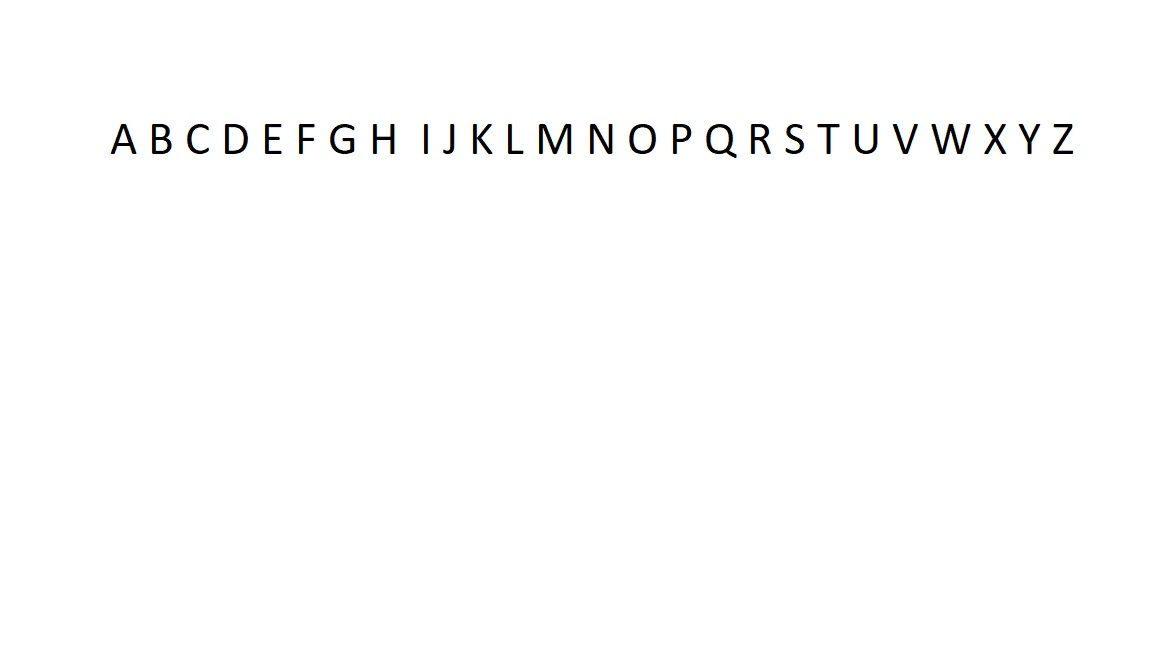
#> input picture im1.jpg, 1152 x 648 px
$ python dbase.py
#> lines starting #> are read from the running program, lines starting #| are printed output that depends on the picture; after the words box and inside, x2 and y2 are one past the last pixel; in counts of white or black regions, pixels touching at a corner belong together
import numpy as np
import cv2

BGR_im = cv2.imread("im1.jpg",1)
#> BGR_im is the input picture: shape (648, 1152, 3); mean B, G, R 252.7, 252.7, 252.7
im = cv2.imread("im1.jpg",0)
#> im: shape (648, 1152); min 0, max 255, mean 252.8
thresh,im = cv2.threshold(im,127,255,cv2.THRESH_BINARY_INV)
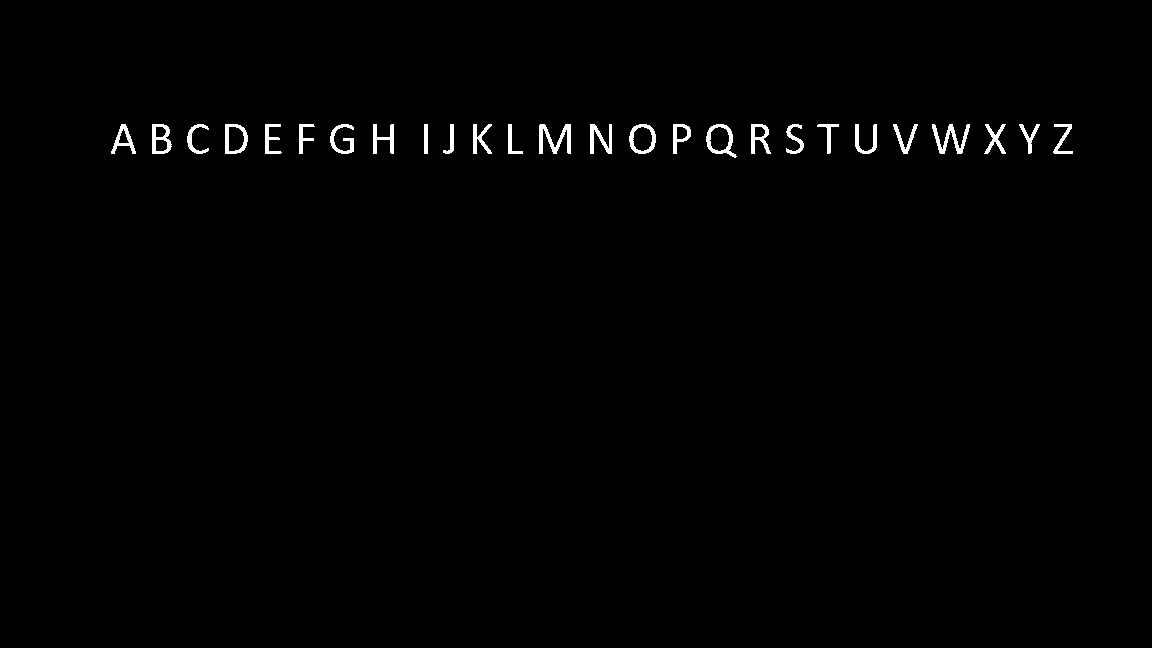
#> im: shape (648, 1152); 0.89% white; 26 white regions
im2 = im.copy()

contours, hi =cv2.findContours(im,cv2.RETR_EXTERNAL,cv2.CHAIN_APPROX_SIMPLE)
#> contours = 26 contours; largest, box (x1, y1, x2, y2) and area: (706, 124, 737, 158) 648, (629, 124, 656, 154) 621, (225, 124, 248, 154) 563, (152, 124, 172, 154) 474, (539, 124, 571, 154) 337; hi = 26 rows, first 6: [1, -1, -1, -1], [2, 0, -1, -1], [3, 1, -1, -1], [4, 2, -1, -1], [5, 3, -1, -1], [6, 4, -1, -1]
i=0
for con in contours:
    x,y,w,h = cv2.boundingRect(con)
    cv2.rectangle(BGR_im,(x,y), (x+w,y+h),(0,255,0),1)
    cv2.imshow("data", BGR_im)
    letter = im[y:y+h,x:x+w]
    letter = cv2.resize(letter,[15,20])
    f_name = "dbase/l"+ str(26-i) + ".jpg"
    cv2.imwrite(f_name,letter)
    i=i+1
    cv2.waitKey(500)
#> this loop made 26 passes
#> (x, w, h, f_name) on passes 1 to 12: (1053, 20, 30, 'dbase/l26.jpg'), (1019, 21, 30, 'dbase/l25.jpg'), (984, 22, 30, 'dbase/l24.jpg'), (932, 38, 30, 'dbase/l23.jpg'), (893, 25, 30, 'dbase/l22.jpg'), (855, 22, 30, 'dbase/l21.jpg'), (817, 22, 30, 'dbase/l20.jpg'), (786, 18, 30, 'dbase/l19.jpg'), (751, 20, 30, 'dbase/l18.jpg'), (706, 31, 34, 'dbase/l17.jpg'), (673, 18, 30, 'dbase/l16.jpg'), (629, 27, 30, 'dbase/l15.jpg')
#> (con, x, w, h, f_name) on pass 18: ([[424, 124], [424, 153], [427, 153], [427, 124]], 424, 4, 30, 'dbase/l9.jpg')
#> pass 1, `letter = im[y:y+h,x:x+w]`:
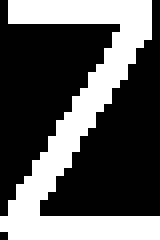
#> letter: shape (30, 20) (shown 8 times larger); 35.8% white; 1 white region, box (x1, y1, x2, y2) and area: (0, 0, 20, 30) 215
#> pass 2, `letter = im[y:y+h,x:x+w]`:
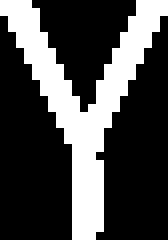
#> letter: shape (30, 21) (shown 8 times larger); 28.9% white; 1 white region, box (x1, y1, x2, y2) and area: (0, 0, 21, 30) 182
#> after the loop:
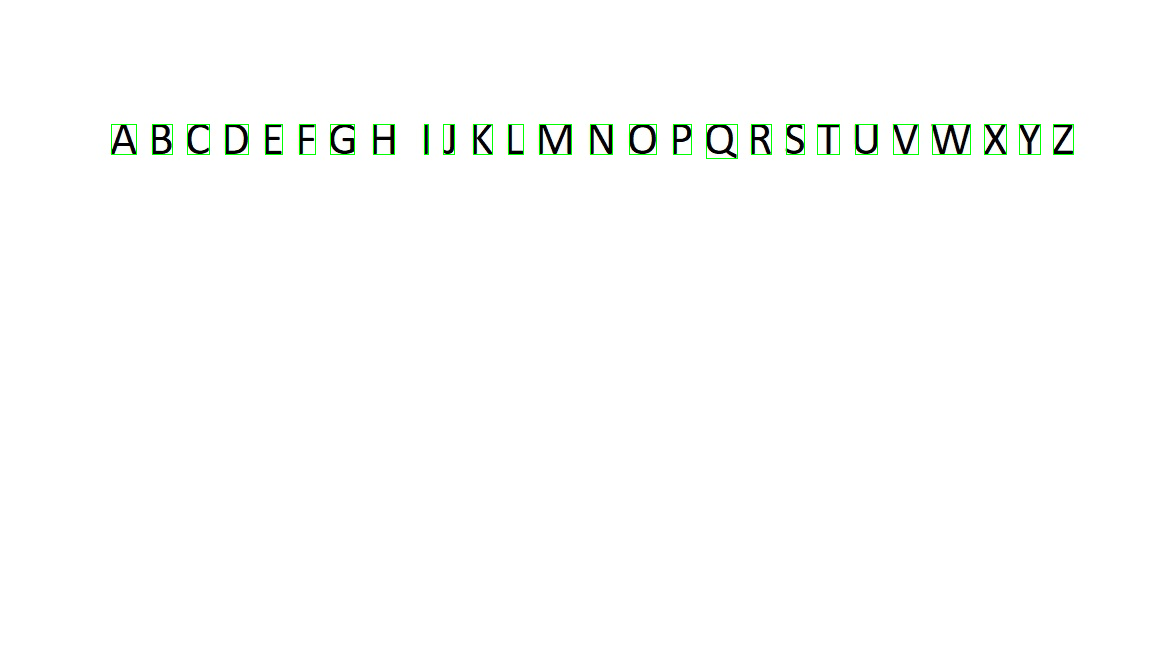
#> BGR_im: shape (648, 1152, 3); 0.36% of pixels changed, all inside (x1, y1, x2, y2) = (111, 124, 1074, 159)
#> after the loop, i = 26
cv2.destroyAllWindows()

$ run again, with im2.jpg copied over im1.jpg
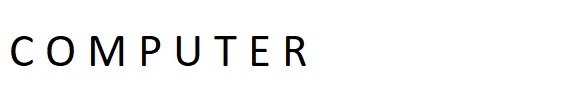
#> input picture im2.jpg, 561 x 94 px
#> BGR_im is the input picture: shape (94, 561, 3); mean B, G, R 244.5, 244.7, 244.6
#> `thresh,im = cv2.threshold(im,127,255,cv2.THRESH_BINARY_INV)`:
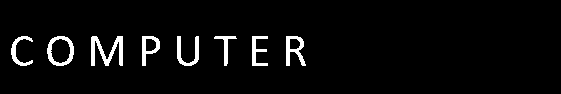
#> im: shape (94, 561); 4.1% white; 8 white regions
#> contours = 8 contours; box (x1, y1, x2, y2) and area: (47, 36, 74, 66) 621, (91, 36, 123, 66) 337, (286, 36, 306, 66) 321, (142, 36, 160, 66) 299, (177, 36, 199, 66) 195, (11, 36, 33, 66) 161, (252, 36, 268, 66) 159, (214, 36, 237, 66) 124; hi = [[1, -1, -1, -1], [2, 0, -1, -1], [3, 1, -1, -1], [4, 2, -1, -1], [5, 3, -1, -1], [6, 4, -1, -1], [7, 5, -1, -1], [-1, 6, -1, -1]]
#> the loop `for con in contours:` made 8 passes
#> (x, w, f_name) on passes 1 to 8: (286, 20, 'dbase/l26.jpg'), (252, 16, 'dbase/l25.jpg'), (214, 23, 'dbase/l24.jpg'), (177, 22, 'dbase/l23.jpg'), (142, 18, 'dbase/l22.jpg'), (91, 32, 'dbase/l21.jpg'), (47, 27, 'dbase/l20.jpg'), (11, 22, 'dbase/l19.jpg')
#> after the loop `for con in contours:`:
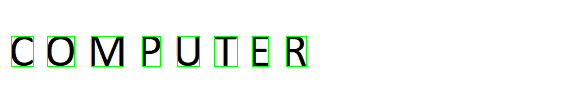
#> BGR_im: shape (94, 561, 3); 1.59% of pixels changed, all inside (x1, y1, x2, y2) = (11, 36, 307, 67)
#> after the loop `for con in contours:`: i = 8
